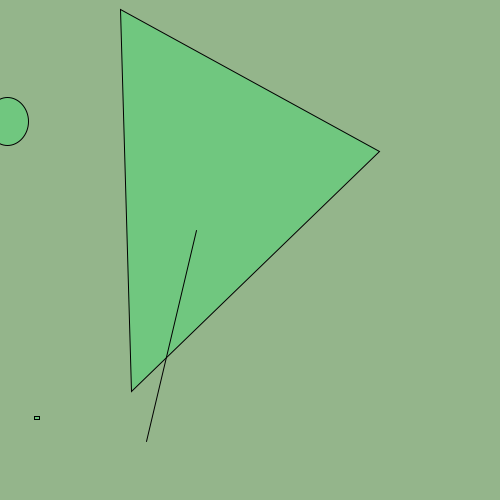
Frame 1 (no input)
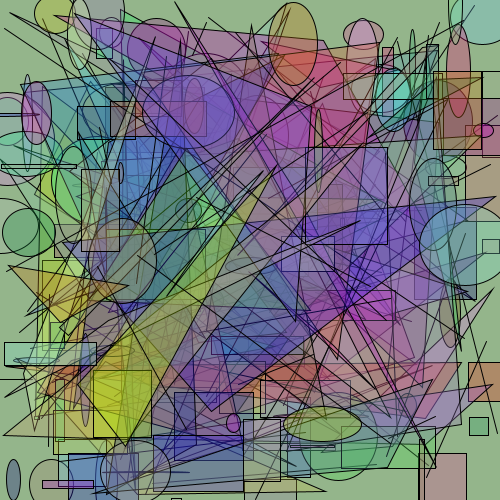
Frame 60 (the mouse pressed at the canvas centre just before this capture)
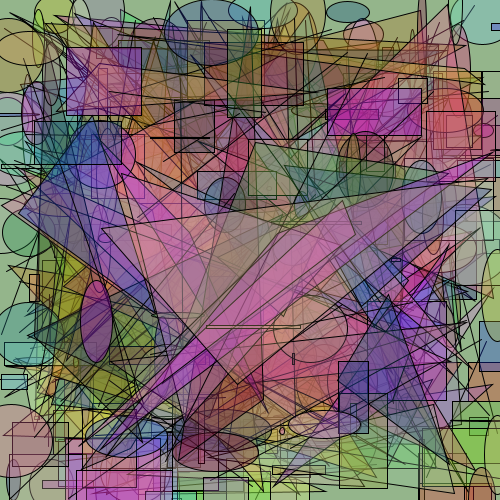
Frame 120 (the mouse held since frame 60 and released just before this capture)

The Processing sketch that drew these frames (run headless with seeded random() and noise(); from frame 60 on, the mouse is pressed at the canvas centre):

// Processing sketch: sketch_2014_9_15
// ── sketch_2014_9_15.pde
void setup() {
  size(500,500);
  background(map(random(255),random(255),random(255),random(255),random(255)),map(random(255),random(255),random(255),random(255),random(255)),map(random(255),random(255),random(255),random(255),random(255)));
}
void draw() {
  fill(random(255),random(255),random(255),75);
   ellipse(random(500),random(500),random(100),random(100));
   rect(random(500),random(500),random(100),random(100));
   triangle(random(500),random(500),random(500),random(500),random(500),random(500));
   line(random(500),random(500),random(500),random(500));
}
